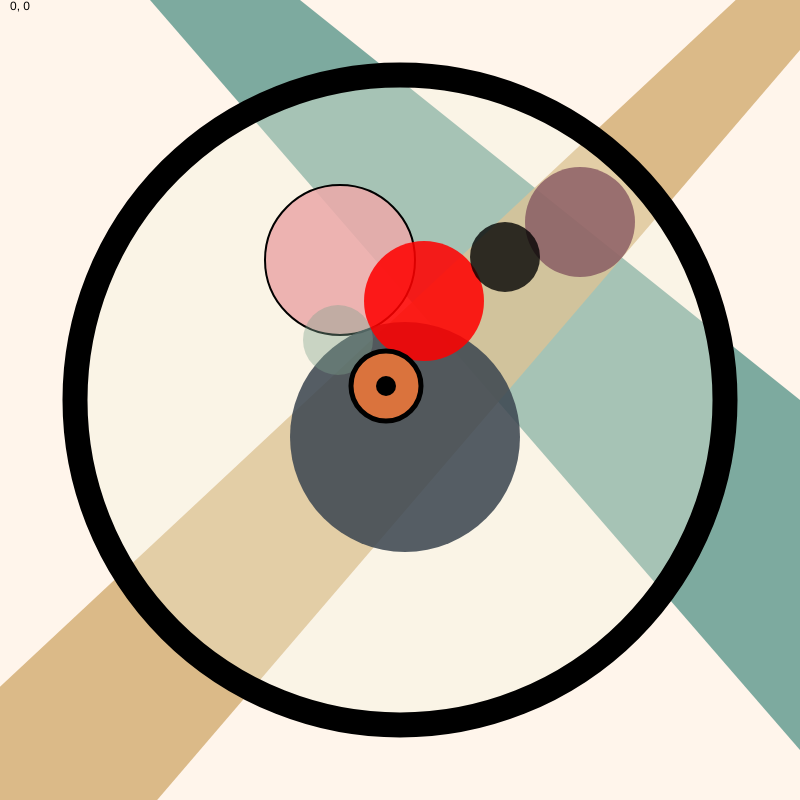
Frame 1 (no input)
Frame 60 (no input): identical to frame 1, image omitted
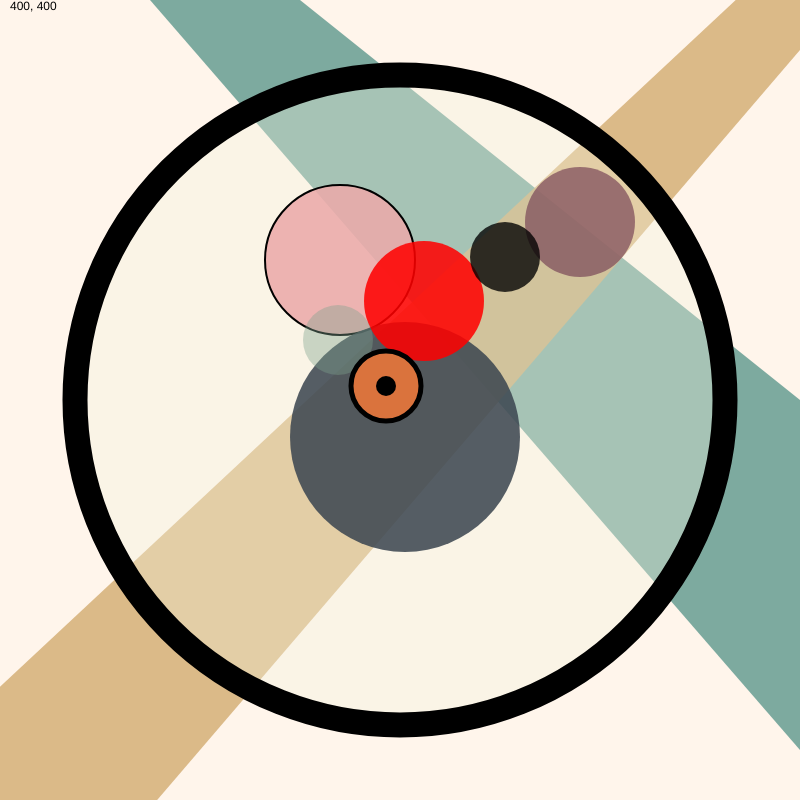
Frame 120 (the mouse pressed at the canvas centre since frame 60)

The p5.js sketch that drew these frames (run headless with seeded random() and noise() and a simulated clock; from frame 60 on, the mouse is pressed at the canvas centre):

// p5.js sketch
// ── sketch.js
// dima_
// Dima Konev
// 

function setup() {
    createCanvas(800, 800);

}

function draw() {
    background(255, 245, 235);
    // the roads
    strokeWeight(0);
    fill(90, 150, 140, 200);
    quad(150, 0, 300, 0, 800, 400, 800, 750);
    fill(210, 170, 110, 200);
    quad(-100, 780, -100, 1100, 800, 50, 800, -60);

    // looking glass
    strokeWeight(25);
    fill(240, 240, 222, 90);
    ellipse(400, 400, 650, 650);

    // circles

    strokeWeight(2);
    fill(236, 170, 170, 220);
    ellipse(340, 260, 150, 150);
    strokeWeight(0);
    fill(60, 70, 80, 220);
    ellipse(405, 437, 230, 230);
    fill(255, 0, 0, 220);
    ellipse(424, 301, 120, 120);


    fill(118, 65, 85, 170);
    ellipse(580, 222, 110, 110);
    fill(0, 0, 0, 200);
    ellipse(505, 257, 70, 70);
    fill(125, 160, 140, 100);
    ellipse(338, 340, 70, 70);

    strokeWeight(5);
    fill(255, 123, 53, 200);
    ellipse(386, 386, 70, 70);
    strokeWeight(0);
    fill(0, 0, 0);
    ellipse(386, 386, 20, 20);
    fill(0, 0, 0);
    text(mouseX + ", " + mouseY, 10, 10);
}
